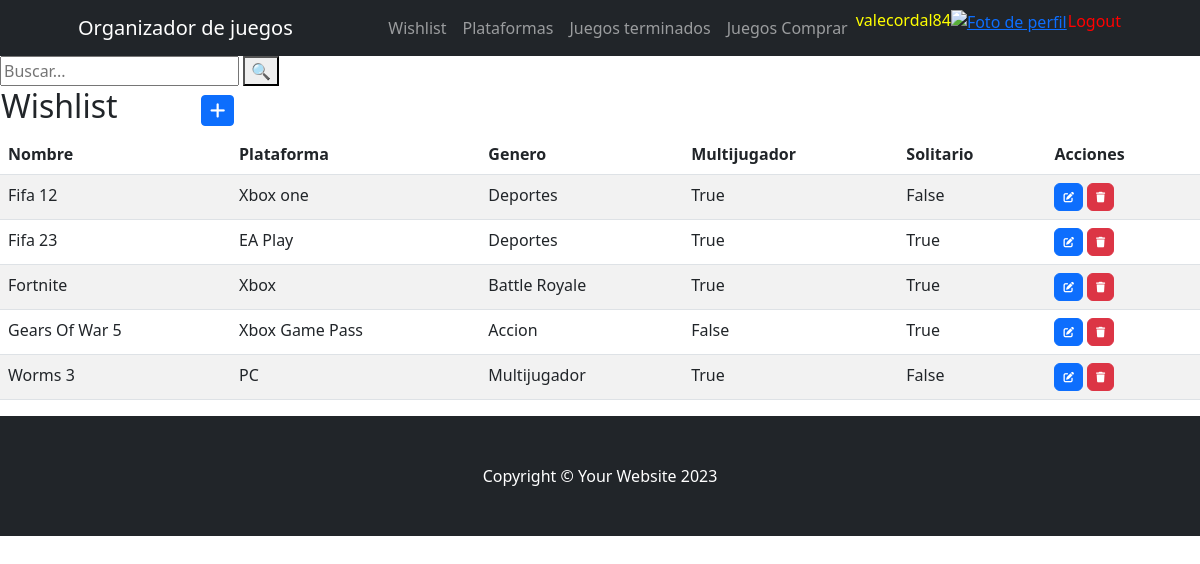
/wishlist (signed in), run on an earlier commit of the app's database.
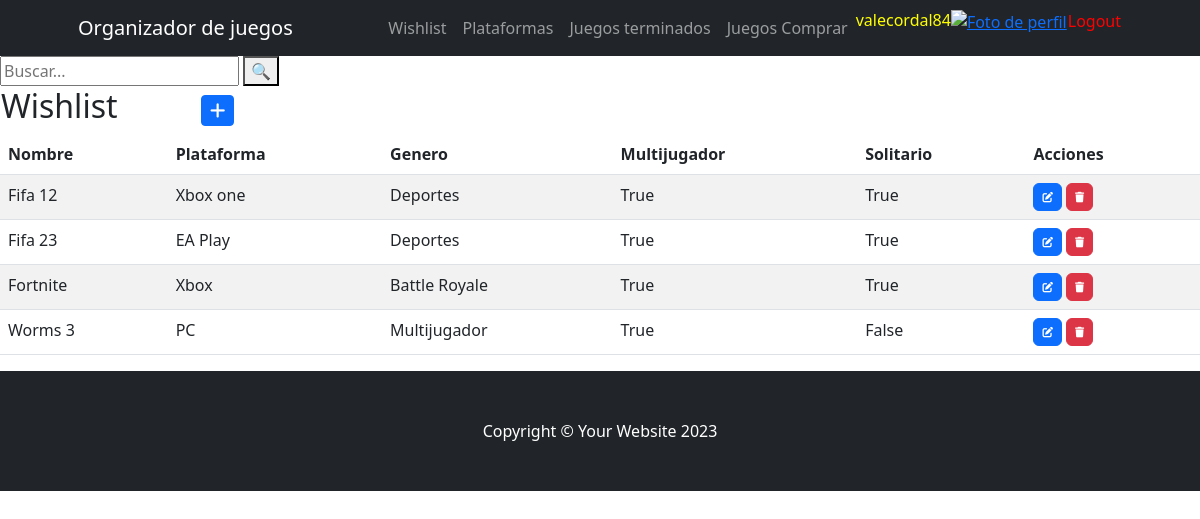
And on a later commit of the database.
### webapp/models.py (models this page shows, shortened)
class wishlist(models.Model):
    nombre=models.CharField(max_length=255)
    plataforma=models.CharField(max_length=255)
    genero=models.CharField(max_length=255)
    multijugador=models.BooleanField(default=False)
    solitario=models.BooleanField(default=False)
    class Meta:
        ordering= ["nombre"]
        verbose_name="wishlist"
        verbose_name_plural="wishlist"

### webapp/views.py (the view)
# urls.py: path('wishlist', views.wl, name='wishlist'),
@login_required
def wl(request):
    contexto = {"wishlist": wishlist.objects.all()}
    return render (request, "webapp/wishlist.html", contexto)

### webapp/templates/webapp/wishlist.html (shortened to what this page needs)
{% extends "webapp/base.html" %}
{% load static %}
{% block contenido %}
<form method="GET" action="{% url 'busquedaWL' %}">
    <input type="text" name="q" placeholder="Buscar...">
    <button type="submit">🔍</button>
</form>
<table>
    <tr>
        <td width="200"><h2>Wishlist</h2></td>
        <td>
            <a href="{% url 'wishlistForm' %}" class="btn btn-primary btn-sm">
            </a>
        </td>
    </tr>
</table>
<table class="table table-striped">
    <thead>
        <tr>
            <th>Nombre</th>
            <th>Plataforma</th>
            <th>Genero</th>
            <th>Multijugador</th>
            <th>Solitario</th>
            <th>Acciones</th>
        </tr>
    </thead>
    <tbody>
    {% for w in wishlist %}
        <tr>
            <td>{{ w.nombre }}</td>
            <td>{{ w.plataforma }}</td>
            <td>{{ w.genero }}</td>
            <td>{{ w.multijugador }}</td>
            <td>{{ w.solitario }}</td>
            <td>
                <a href="{% url 'wishlistUpdate' w.nombre %}" class="btn btn-primary" style="--bs-btn-padding-y: .25rem; --bs-btn-padding-x: .5rem; --bs-btn-font-size: .75rem;">
                </a>
                <a href="{% url 'wishlistDelete' w.nombre %}" class="btn btn-danger" style="--bs-btn-padding-y: .25rem; --bs-btn-padding-x: .5rem; --bs-btn-font-size: .75rem;">
                </a>
            </td>
        </tr>
    {% endfor %}
    </tbody>
</table>
{% endblock contenido %}

What changed in the data, as far as the page shows it:
removed wishlist: nombre "Gears Of War 5", plataforma "Xbox Game Pass", genero "Accion", multijugador "False", solitario "True"
changed wishlist "Fifa 12": solitario "False" → "True"
